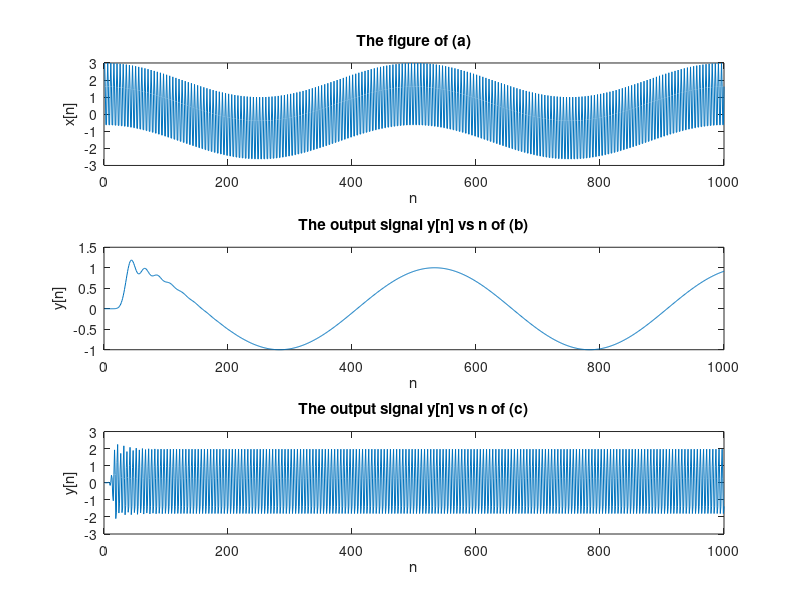

Write the MATLAB code that produced this figure.
clear;
clc;
% Part (a)
f1 = 100;
Ts = 0.002;
n = 1:1000;
x_n = cos(2*pi*(n-1)*Ts) + 2*cos(2*pi*f1*(n-1)*Ts);
figure(1);
subplot(3,1,1),plot(n,x_n);
xlabel('n');
ylabel('x[n]');
title('The figure of (a)');

% Part (b)
L = 16;
fc = 0.1;
[b1, a1] = butter(L, fc); 
[H1, w1] = freqz(b1,a1,1000);
y_n = filter(b1,a1,x_n);
subplot(3,1,2),plot(n,y_n);
xlabel('n');
ylabel('y[n]');
title('The output signal y[n] vs n of (b)');

% Part (c)
L = 16;
fc = [0.2 0.6];
[b2, a2] = butter(L, fc); 
[H2, w2] = freqz(b2,a2,1000);
y_n = filter(b2,a2,x_n);
subplot(3,1,3),plot(n,y_n);
xlabel('n');
ylabel('y[n]');
title('The output signal y[n] vs n of (c)');